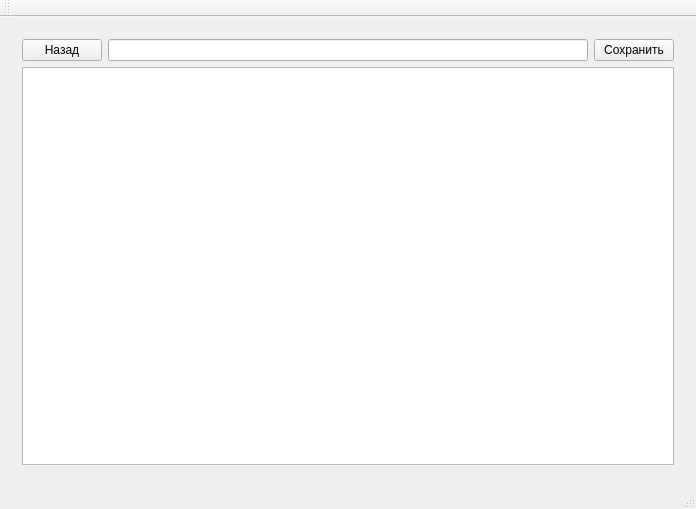
<?xml version="1.0" encoding="UTF-8"?>
<ui version="4.0">
 <class>notesAppClass</class>
 <widget class="QMainWindow" name="notesAppClass">
  <property name="geometry">
   <rect>
    <x>0</x>
    <y>0</y>
    <width>696</width>
    <height>509</height>
   </rect>
  </property>
  <property name="windowTitle">
   <string>notesApp</string>
  </property>
  <widget class="QWidget" name="centralWidget">
   <layout class="QVBoxLayout" name="verticalLayout_3">
    <item>
     <widget class="QStackedWidget" name="stackedWidget">
      <property name="currentIndex">
       <number>1</number>
      </property>
      <widget class="QWidget" name="page">
       <layout class="QVBoxLayout" name="verticalLayout">
        <item>
         <widget class="QListWidget" name="notesList"/>
        </item>
        <item>
         <layout class="QHBoxLayout" name="horizontalLayout">
          <item>
           <widget class="QPushButton" name="addButton">
            <property name="text">
             <string>Добавить</string>
            </property>
           </widget>
          </item>
          <item>
           <widget class="QPushButton" name="deleteButton">
            <property name="text">
             <string>Удалить</string>
            </property>
           </widget>
          </item>
         </layout>
        </item>
       </layout>
      </widget>
      <widget class="QWidget" name="page_2">
       <layout class="QVBoxLayout" name="verticalLayout_4">
        <item>
         <layout class="QHBoxLayout" name="horizontalLayout_2">
          <item>
           <widget class="QPushButton" name="backButton">
            <property name="text">
             <string>Назад</string>
            </property>
           </widget>
          </item>
          <item>
           <widget class="QLineEdit" name="noteTitle"/>
          </item>
          <item>
           <widget class="QPushButton" name="saveButton">
            <property name="text">
             <string>Сохранить</string>
            </property>
           </widget>
          </item>
         </layout>
        </item>
        <item>
         <widget class="QTextEdit" name="noteContent"/>
        </item>
       </layout>
      </widget>
     </widget>
    </item>
   </layout>
  </widget>
  <widget class="QMenuBar" name="menuBar">
   <property name="geometry">
    <rect>
     <x>0</x>
     <y>0</y>
     <width>696</width>
     <height>33</height>
    </rect>
   </property>
  </widget>
  <widget class="QToolBar" name="mainToolBar">
   <attribute name="toolBarArea">
    <enum>TopToolBarArea</enum>
   </attribute>
   <attribute name="toolBarBreak">
    <bool>false</bool>
   </attribute>
  </widget>
  <widget class="QStatusBar" name="statusBar"/>
 </widget>
 <layoutdefault spacing="6" margin="11"/>
 <resources>
  <include location="notesApp.qrc"/>
 </resources>
 <connections/>
</ui>
